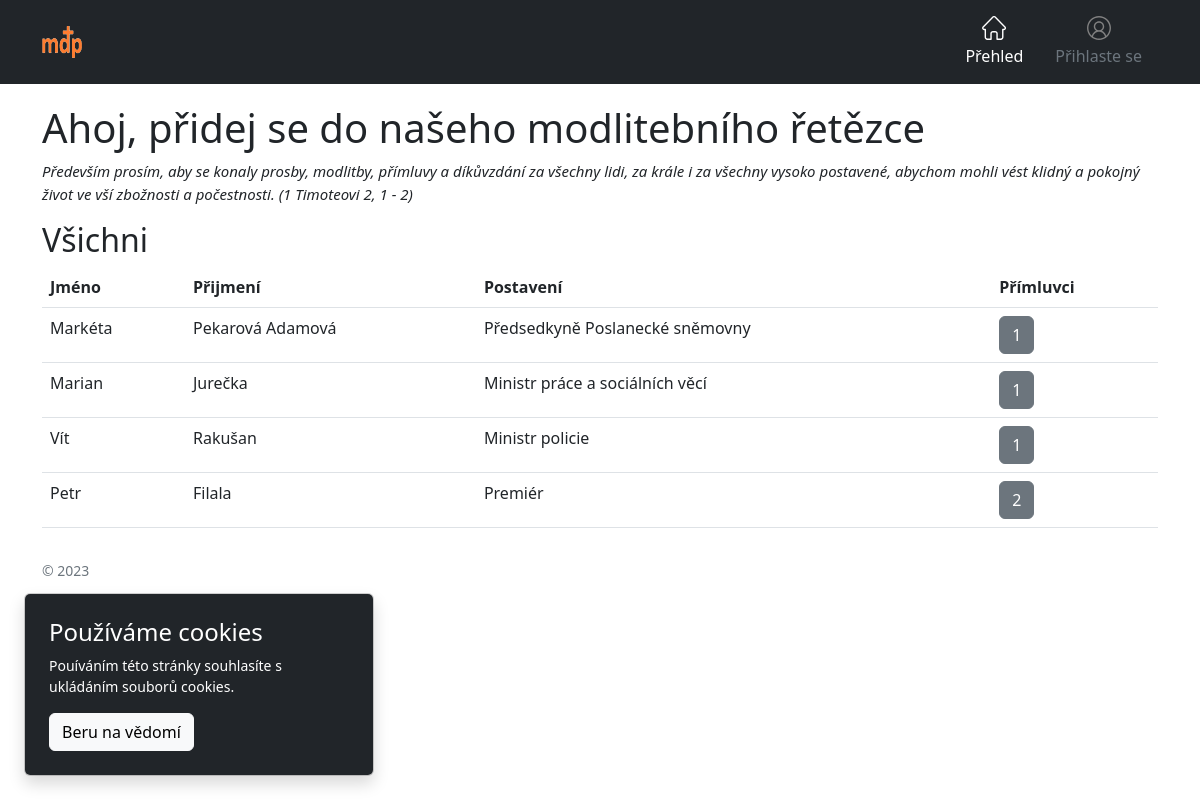
The page / on the database its author committed.
### main/models.py (models this page shows, shortened)
class Politician(models.Model):
    name = models.CharField(max_length=20)
    surname = models.CharField(max_length=25)
    position = models.CharField(max_length=35)
    intercessors = models.ManyToManyField(User, blank=True)# Přímluvci

### main/views.py (the view)
def index(request):
    if request.user.is_authenticated:
        my_objects = Politician.objects.filter(intercessors__email=request.user.email)
        all_objects = Politician.objects.annotate(q_count=Count('intercessors')) \
                             .order_by('q_count')
        return render(request, "index.html", {"all": all_objects, "my": my_objects})
    all_objects = Politician.objects.annotate(q_count=Count('intercessors')) \
        .order_by('q_count')
    return render(request, "index.html", {"all": all_objects})

### main/templates/index.html (shortened to what this page needs)
<!doctype html>
<html lang="cs">
  <head>
    {% load static %}
        <link rel="stylesheet" href="{% static 'style.css' %}" type="text/css" />
    <link href="{% static 'assets/dist/css/bootstrap.min.css' %}" rel="stylesheet">
    <link rel="stylesheet" href="{% static 'style.css' %}">
  </head>
  <body>
        <header>
    <div class="px-1 py-2 bg-dark text-white">
      <div class="container">
        <div class="d-flex flex-wrap align-items-center justify-content-center justify-content-lg-start">
          <a href="{% url 'index' %}" class="align-items-center my-2 my-lg-0 me-lg-auto text-white text-decoration-none" id="header">
              <img src="/media/icon/icon.png" alt="Icon" width="40" height="32">
          </a>
          <ul class="nav col-12 col-lg-auto my-2 justify-content-center my-md-0 text-small" id="icons">
            <li>
              <a href="{% url 'index' %}" class="nav-link text-white">
                Přehled
              </a>
            </li>
            <li>
                {% if user.is_authenticated %}
                  <a href="{% url 'log_out' %}" class="nav-link text-secondary" style="cursor: pointer;" data-hover="Odhlásit se">
                <svg class="bi d-block mx-auto mb-1" height="24" viewBox="0 0 512 512" width="24">
                  <path fill="gray"
                     d="m437.019531 74.980469c-48.351562-48.351563-112.640625-74.980469-181.019531-74.980469-68.382812 0-132.667969 26.628906-181.019531 74.980469-48.351563 48.351562-74.980469 112.636719-74.980469 181.019531 0 68.378906 26.628906 132.667969 74.980469 181.019531 48.351562 48.351563 112.636719 74.980469 181.019531 74.980469 68.378906 0 132.667969-26.628906 181.019531-74.980469 48.351563-48.351562 74.980469-112.640625 74.980469-181.019531 0-68.382812-26.628906-132.667969-74.980469-181.019531zm-308.679687 367.40625c10.707031-61.648438 64.128906-107.121094 127.660156-107.121094 63.535156 0 116.953125 45.472656 127.660156 107.121094-36.347656 24.972656-80.324218 39.613281-127.660156 39.613281s-91.3125-14.640625-127.660156-39.613281zm46.261718-218.519531c0-44.886719 36.515626-81.398438 81.398438-81.398438s81.398438 36.515625 81.398438 81.398438c0 44.882812-36.515626 81.398437-81.398438 81.398437s-81.398438-36.515625-81.398438-81.398437zm235.042969 197.710937c-8.074219-28.699219-24.109375-54.738281-46.585937-75.078125-13.789063-12.480469-29.484375-22.328125-46.359375-29.269531 30.5-19.894531 50.703125-54.3125 50.703125-93.363281 0-61.425782-49.976563-111.398438-111.402344-111.398438s-111.398438 49.972656-111.398438 111.398438c0 39.050781 20.203126 73.46875 50.699219 93.363281-16.871093 6.941406-32.570312 16.785156-46.359375 29.265625-22.472656 20.339844-38.511718 46.378906-46.585937 75.078125-44.472657-41.300781-72.355469-100.238281-72.355469-165.574219 0-124.617188 101.382812-226 226-226s226 101.382812 226 226c0 65.339844-27.882812 124.277344-72.355469 165.578125zm0 0"
                     id="path2"/>
                </svg>
                      {{ user.first_name }} {{ user.last_name }}
                </a>
            {% else %}
                 <a onclick="Log_in_Modal.show();" class="nav-link text-secondary" style="cursor: pointer;">
                    Přihlaste se
                  </a>
                {% endif %}
            </li>
          </ul>
        </div>
      </div>
    </div>
  </header>
<div class="container" style="padding-top: 20px;">
    <h1>Ahoj, přidej se do našeho modlitebního řetězce</h1>
    <p style="font-size: 15px;" id="bible_text"><i>Především prosím, aby se konaly prosby, modlitby, přímluvy a díkůvzdání za všechny lidi, za krále i za všechny vysoko postavené, abychom mohli vést klidný a pokojný život ve vší zbožnosti a počestnosti. (1 Timoteovi 2, 1 - 2)</i></p>
    <h2>Všichni</h2>
    <table class="table" id="all">
      <thead>
        <tr>
          <th scope="col">Jméno</th>
          <th scope="col">Přijmení</th>
          <th scope="col">Postavení</th>
          <th scope="col">Přímluvci</th>
        </tr>
      </thead>
      <tbody>
      {% for i in all %}
        <tr>
          <td>{{ i.name }}</td>
          <td>{{ i.surname }}</td>
          <td>{{ i.position }}</td>
            <td>{% if user.is_authenticated %}<button onclick="add_me({{ i.id }})" type="button" class="btn btn-primary">Přidat se k</button>
                <span
                    onclick="load_data({{ i.id }}); Detail_Modal.show();" class="badge bg-secondary" id="span_{{ i.id }}">{{ i.intercessors.all|length}}</span>
            {% else %}
                <button class="btn btn-secondary" onclick="load_data({{ i.id }}); Detail_Modal.show();">{{ i.intercessors.all|length}}</button>
            {% endif %}
            </td>
        </tr>
      {% endfor %}
      </tbody>
    </table>
</div>
{% include 'sign_in_register.html' %}
{% include 'footer.html' %}
</body>
</html>

### main/templates/sign_in_register.html (shortened to what this page needs)
<div class="position-fixed bottom-0 end-0 p-3" style="z-index: 11">
</div>

### main/templates/footer.html (shortened to what this page needs)
<div class="container py-3">
    <div class="row">
      <div class="col-12 col-md">
        <small class="d-block mb-3 text-muted">&copy; 2023</small>
        <small class="d-block mb-3 text-muted">Vytvořili animátoři <a href="https://mladez.dpv.cz/">MDP</a></small>
        <small class="d-block mb-3 text-muted">Narazili jste na problém? Nahlašte to na <a href="{% url 'feedback_site' %}">zde</a>.</small>
        <small class="d-block mb-3 text-muted"><a href="https://github.com/janprikryl1/mdp_modlitby" style="text-decoration: none">Zdrojový kód</a></small>
      </div>
    </div>
</div>
{% include 'cookies.html' %}

### main/templates/cookies.html (shortened to what this page needs)
<div class="fixed-bottom p-4" id="cookie_div">
    <div data-bs-autohide="false" class="toast bg-dark text-white mw-100" role="alert" data-autohide="false" id="cookie_toast">
        <div class="toast-body p-4 d-flex flex-column">
            <h4>Používáme cookies</h4>
            <p>Pouíváním této stránky souhlasíte s ukládáním souborů cookies.</p>
            <div class="ml-auto">
                <button type="button" class="btn btn-light" id="btnAccept">Beru na vědomí</button>
            </div>
        </div>
    </div>
</div>

### main/static/style.css (style rules this page uses)
@media (prefers-color-scheme: light) { body { padding-bottom: 3rem; } }
@media (prefers-color-scheme: light) { a:link { text-decoration: none } }

### rows shown on the page
Politician: name "Markéta", surname "Pekarová Adamová", position "Předsedkyně Poslanecké sněmovny", intercessors.all|length "1"
Politician: name "Marian", surname "Jurečka", position "Ministr práce a sociálních věcí", intercessors.all|length "1"
Politician: name "Vít", surname "Rakušan", position "Ministr policie", intercessors.all|length "1"
Politician: name "Petr", surname "Filala", position "Premiér", intercessors.all|length "2"
